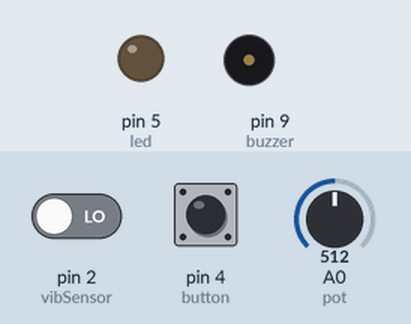
Simulated run of this sketch. Board: Arduino Uno, built with avr-gcc and run on an emulated ATmega328P. Parts: output pins drawn as LEDs (lit = HIGH), buzzer (waves = sounding). The test bench sets the inputs (shaded band); at power-on: pin 2 (vibSensor) LOW, pin 4 (button) LOW, A0 (pot) = 512. What the sketch prints to the serial monitor is not drawn.

Above: at 1.2 s.
1.3 s: pin 2 (vibSensor) driven HIGH
At 2.2 s:
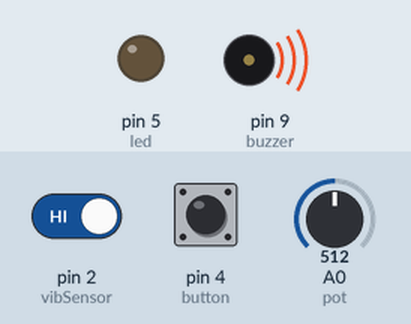
2.8 s: pin 4 (button) pulled HIGH for 0.15 s
At 2.87 s:
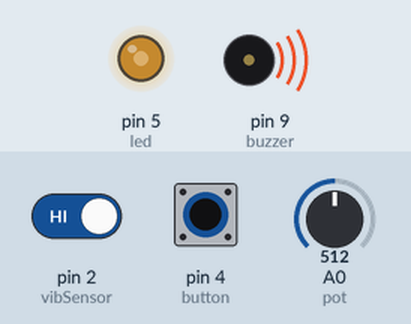
4.4 s: pin 4 (button) pulled HIGH for 3.2 s
At 8.2 s:
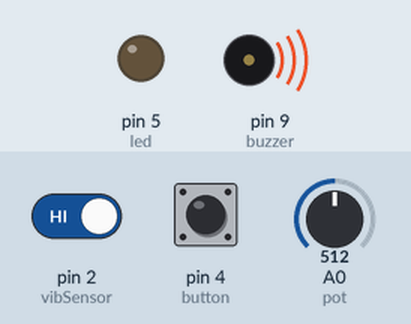
9.1 s: pin 2 (vibSensor) driven LOW and pin 4 (button) driven HIGH
At 10.3 s:
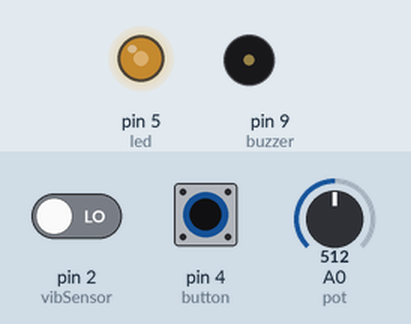
10.6 s: A0 (pot) set to 716
At 11.6 s:
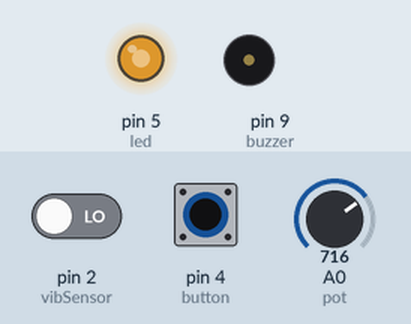
12.1 s: A0 (pot) set to 900
At 12.8 s:
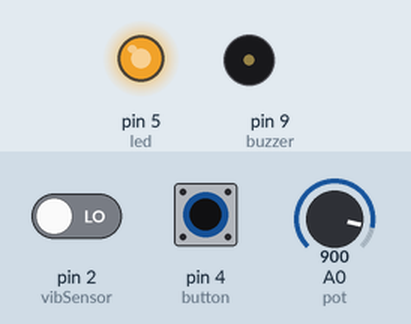
Timing chart, 0 to 14.6 s (numbered marks = the images above; inputs shaded):
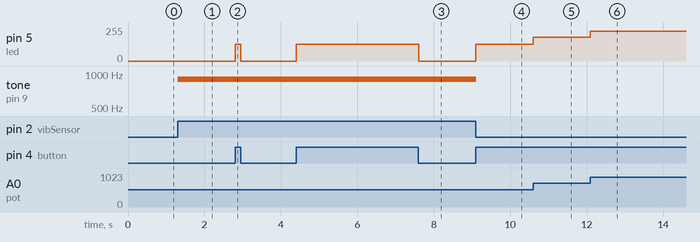

The sketch:

Nano_LED_Button___Dimming.ino
```cpp
int led = 5; //LED pin number here
int button = 4;
int pot = A0;
int vibSensor = 2;
int buzzer = 9;
int touch;

void setup()
{
pinMode(led, OUTPUT); //make sure led is set up as output!
pinMode(button, INPUT);
pinMode(pot, INPUT);
pinMode(vibSensor, INPUT);
pinMode(buzzer, OUTPUT);

Serial.begin(9600); //9600 rate at which data is being transferred, this value is pretty standard
}

void loop()
{
int reading = digitalRead(button);
int pot_reading = analogRead(pot);
int brightness = map(pot_reading, 0, 1023, 0, 255); //taking potentiallity and mapping it to our light range, led will change dimness with twist of handle

if(reading == HIGH)
{
analogWrite(led, brightness); //controls led dimming, 0-255
}
else
{
analogWrite(led, 0); //grounding and turning off
}

//TOUCH STUFF
touch = digitalRead(2);
Serial.println(touch);

if(touch == 1)
{
//play buzzer
tone(buzzer, 900);
}
else
{
//don't play buzzer
noTone(buzzer);
}
}
```

Measured:
- after the input at 1.3 s, tone on pin 9 (buzzer): silent → 900 Hz at once
- after the input at 2.8 s, pin 5 (led): 0/255 → 127/255 at once, → 0/255 0.15 s later
- after the input at 4.4 s, pin 5 (led): 0/255 → 127/255 at once, → 0/255 3.2 s later
- after the input at 9.1 s, pin 5 (led): 0/255 → 127/255 at once; tone on pin 9 (buzzer): 900 Hz → silent at once
- after the input at 10.6 s, pin 5 (led): 127/255 → 178/255 at once
- after the input at 12.1 s, pin 5 (led): 178/255 → 224/255 at once
